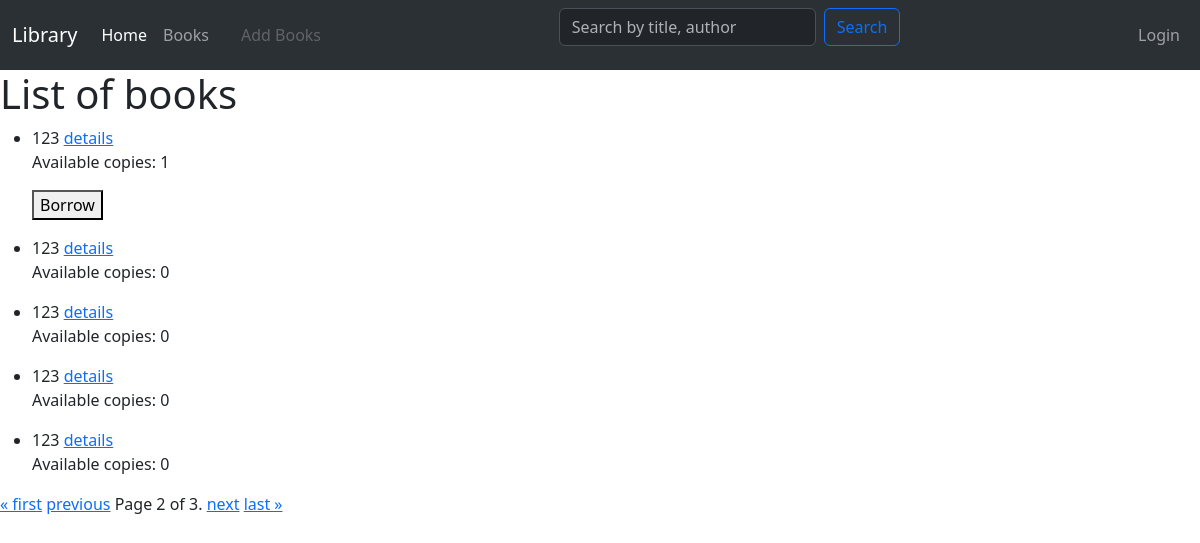
The page /book_list/?page=2 on the database its author committed.
### catalog/models.py (models this page shows, shortened)
class Book(models.Model):
    title = models.CharField(max_length=200, db_index=True)
    author = models.ForeignKey('Author', on_delete=models.SET_NULL, null=True)
    summary = models.TextField(max_length=600, null=True)
    isbn = models.CharField('ISBN', max_length=13, unique=True)
    genre = models.ManyToManyField(Genre)
    language = models.ForeignKey('Language', on_delete=models.SET_NULL, null=True)
    def available_instances(self):
        return self.bookinstance_set.filter(status='a').count()

### catalog/views.py (the view)
# urls.py: path('book_list/', BookListView.as_view(), name='book_list'),
class BookListView(ListView):
    model = Book
    queryset = Book.objects.all()
    context_object_name = 'book_list'
    paginate_by = 5  # Show 5 books per page
    def get_context_data(self, **kwargs):
        context = super().get_context_data(**kwargs)
        for book in context['book_list']:
            first_available_instance = book.bookinstance_set.filter(status='a').first()
            if first_available_instance:
                book.first_available_instance_id = first_available_instance.id
            else:
                book.first_available_instance_id = None
        return context

### catalog/templates/catalog/book_list.html (shortened to what this page needs)
{% extends 'catalog/index.html' %}
{% block content %}
<h1>List of books</h1>
{% for book in object_list %}
<ul>
    <li>{{ book.title }}
        <a href="{% url 'catalog:book_detail' book.id %}">details</a>
        <p>Available copies: {{ book.available_instances }}</p>
        {% if book.first_available_instance_id %}
            <form action="{% url 'catalog:borrow_book' book.first_available_instance_id %}" method="post">
                <button type="submit">Borrow</button>
            </form>
        {% endif %}
    </li>
</ul>
{% endfor %}
<div class="pagination">
    <span class="step-links">
        {% if page_obj.has_previous %}
            <a href="?page=1">&laquo; first</a>
            <a href="?page={{ page_obj.previous_page_number }}">previous</a>
        {% endif %}
        <span class="current">
            Page {{ page_obj.number }} of {{ page_obj.paginator.num_pages }}.
        </span>
        {% if page_obj.has_next %}
            <a href="?page={{ page_obj.next_page_number }}">next</a>
            <a href="?page={{ page_obj.paginator.num_pages }}">last &raquo;</a>
        {% endif %}
    </span>
</div>
{% endblock %}

### rows shown on the page
Book: title "123", available_instances "1", shows "Borrow"
Book: title "123", available_instances "0"
Book: title "123", available_instances "0"
Book: title "123", available_instances "0"
Book: title "123", available_instances "0"

### other values the page prints
{{ page_obj.number }} "2"
{{ page_obj.paginator.num_pages }} "3"
